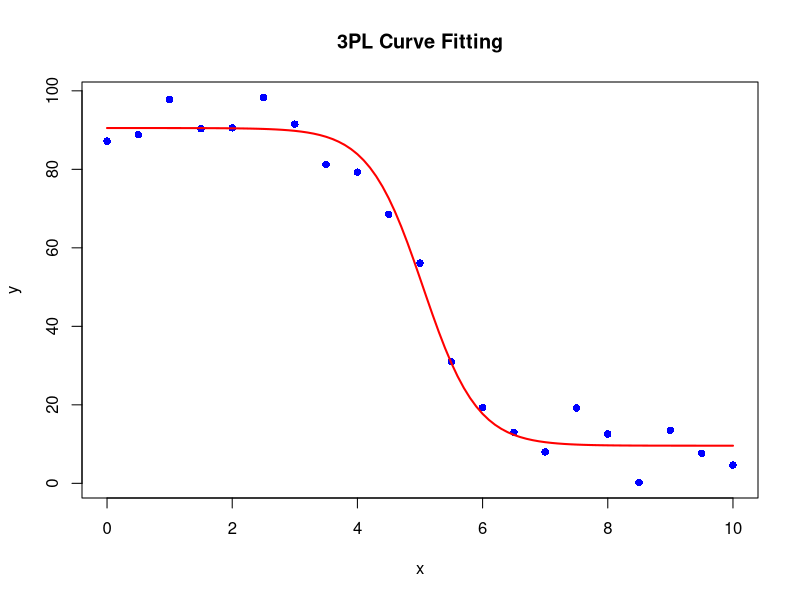

Here is the R script that generated this plot:


######## hil =-1

# Define a function to fit a 3PL curve to data with specified parameters
fit_3pl_curve_hill <- function(x, y) {
  # Define the 3PL model equation with specified parameters
  model <- function(x, top, bot, logEC50) {
    bot + (top - bot) / (1 + 10^((logEC50 - x)*(-1) ))
  }
  
  # Fit the model to the data using nls() function
  fit <- nls(y ~ model(x, top, bot, logEC50), start = list(top = max(y), bot = min(y), logEC50 = median(x)))
  
  return(fit)
}

# Example usage:
# Generate example data
set.seed(123)
x <- seq(0, 10, by = 0.5)
y <- 10 + (90 - 10) / (1 + 10^((5 - x) *(-1))) + rnorm(length(x), 0, 5)

# Fit 3PL curve to the data
fit <- fit_3pl_curve_hill(x, y)

# Print the summary of the fit
summary(fit)

# Plot the data and fitted curve
plot(x, y, pch = 16, col = "blue", xlab = "x", ylab = "y", main = "3PL Curve Fitting")
curve(predict(fit, newdata = data.frame(x)), add = TRUE, col = "red", lwd = 2)
# legend("topleft", legend = "Fitted Curve", col = "red", lty = 1, lwd = 2)

x=as.numeric(5.044)
predict(fit, newdata = as.data.frame(x))
